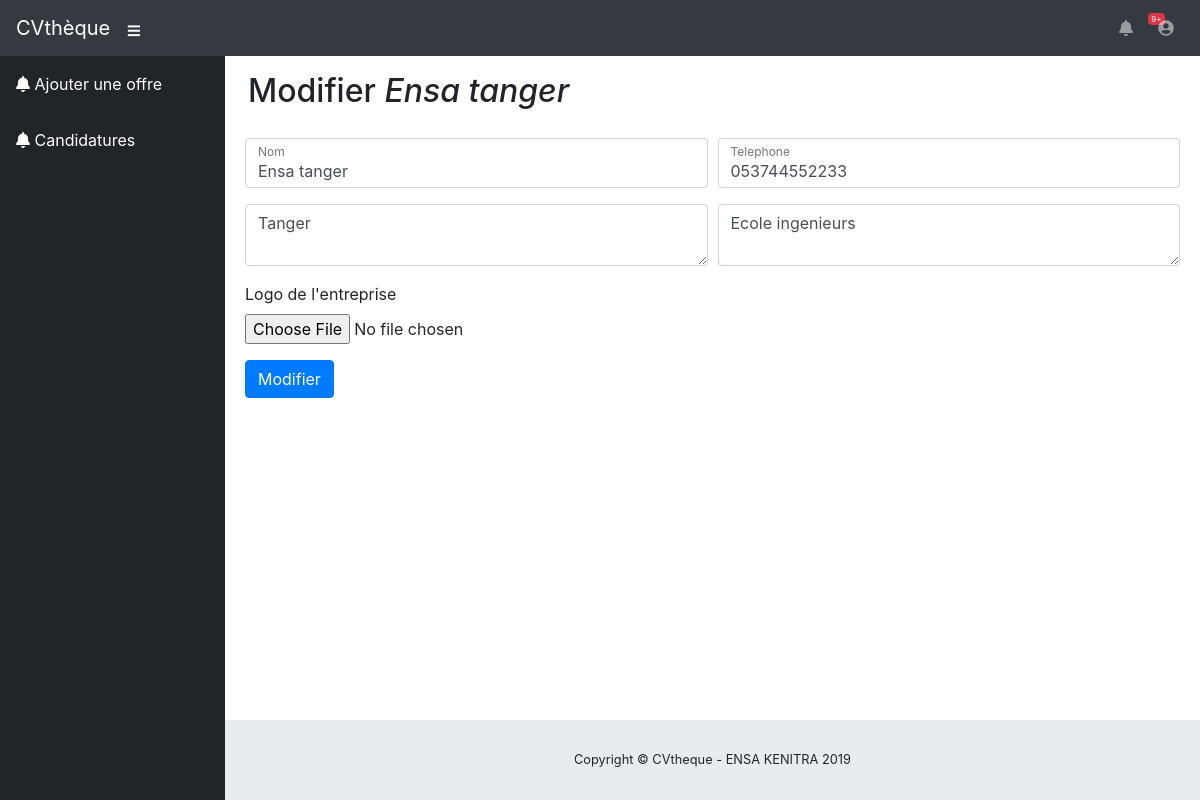
/admin/modifierEntreprise.php?nomEntreprise=Ensa tanger (signed in), run on the app's committed database.
### tables this page shows
CREATE TABLE `entreprises` (
  `id` int(11) NOT NULL,
  `nom` char(30) DEFAULT NULL,
  `adresse` char(60) DEFAULT NULL,
  `phone` char(20) DEFAULT NULL,
  `description` varchar(255) NOT NULL,
  `logo` char(255) DEFAULT NULL,
  `password` varchar(20) DEFAULT NULL
);

### sources/lib.php (called while the page is built, shortened)
<?php
function infoEntreprise($nom,$conn){
  $selectEntreprise = $conn->prepare("SELECT * FROM entreprises WHERE nom=:nom limit 1");
  $selectEntreprise->bindParam(':nom',$nom);
  $selectEntreprise->execute();
  if($selectEntreprise && $selectEntreprise->rowCount() > 0){
    return $selectEntreprise;
  }
}
 ?>

### admin/modifierEntreprise.php (the view, shortened to what this page needs)
  <?php
  require '../config/dbConnection.php';
  require '../sources/lib.php';
  if (isset($_GET['nomEntreprise'])){
    $e = infoEntreprise($_GET['nomEntreprise'],$conn)->fetch();
}
  else{
    header("Location: listerEntreprises.php");
  }
   ?>
<!DOCTYPE html>
<html lang="en">
<head>
  <?php require('../includes/styles.php'); ?>
</head>
<body id="page-top">
  <?php   require('../includes/topnav.php'); ?>
  <div id="wrapper">
    <?php   require('../includes/sidenav.php'); ?>
    <div id="content-wrapper">
      <div id="container-fluid">
        <div class="col-12 ml-2">
          <h2>Modifier <i><?php echo $_GET['nomEntreprise']; ?></i></h2>
        </div>
        <?php   require('../includes/footer.php'); ?>
        <div class="card-body">
        <form  method="POST" enctype="multipart/form-data">
          <div class="form-group">
            <div class="form-row">
              <div class="col-md-6">
                <div class="form-label-group">
                  <input type="text"  name="nom" id="nom" class="form-control" value="<?= $e['nom']?>" required="required" autofocus="autofocus">
                  <label for="nom">Nom </label>
                </div>
              </div>
              <div class="col-md-6">
                <div class="form-label-group">
                  <input type="text"  name="phone" id="phone" class="form-control" value="<?= $e['phone']?>" required="required" autofocus="autofocus">
                  <label for="phone">Telephone</label>
                </div>
              </div>
            </div>
          </div>
          <div class="form-group">
            <div class="form-row">
              <div class="col">
                <div class="form-label-group">
                  <textarea  name="adresse" id="adresse" class="form-control"  required="required"><?= $e['adresse']?></textarea>
                </div>
              </div>
              <div class="col">
                <div class="form-label-group">
                  <textarea  name="description" id="description" class="form-control"><?= $e['description']?></textarea>
                </div>
              </div>
            </div>
          </div>
          <div class="form-group">
            <label for="logo">Logo de l'entreprise</label>
            <input type="file" class="form-control-file" id="logo" name="logo">
          </div>
          <button type="submit" name="submit" class="btn btn-primary">Modifier</button>
        </form>
      </div>
      </div>
    </div>
  </div>
</body>
</html>

### sources/css/sb-admin.css (style rules this page uses)
html { position: relative; min-height: 100%; }
body { height: 100%; }
#wrapper { display: -webkit-box; display: -ms-flexbox; display: flex; }
#wrapper #content-wrapper { overflow-x: hidden; width: 100%; padding-top: 1rem; padding-bottom: 80px; }
:root { --input-padding-x: 0.75rem; --input-padding-y: 0.75rem; }
.form-label-group { position: relative; }
.form-label-group > input, .form-label-group > label { padding: var(--input-padding-y) var(--input-padding-x); height: auto; }
.form-label-group > label { position: absolute; top: 0; left: 0; display: block; width: 100%; margin-bottom: 0; line-height: 1.5; color: #495057; border: 1px solid transparent; border-radius: 0.25rem; -webkit-transition: all 0.1s ease-in-out; transition: all 0.1s ease-in-out; }
.form-label-group input::placeholder { color: transparent; }
.form-label-group input:not(:placeholder-shown) { padding-top: calc(var(--input-padding-y) + var(--input-padding-y) * (2 / 3)); padding-bottom: calc(var(--input-padding-y) / 3); }
.form-label-group input:not(:placeholder-shown) ~ label { padding-top: calc(var(--input-padding-y) / 3); padding-bottom: calc(var(--input-padding-y) / 3); font-size: 12px; color: #777; }

### data on the page
entreprises: nom "Ensa tanger", phone "053744552233", adresse "Tanger", description "Ecole ingenieurs"

### other printed values
$_GET['nomEntreprise'] "Ensa tanger"
